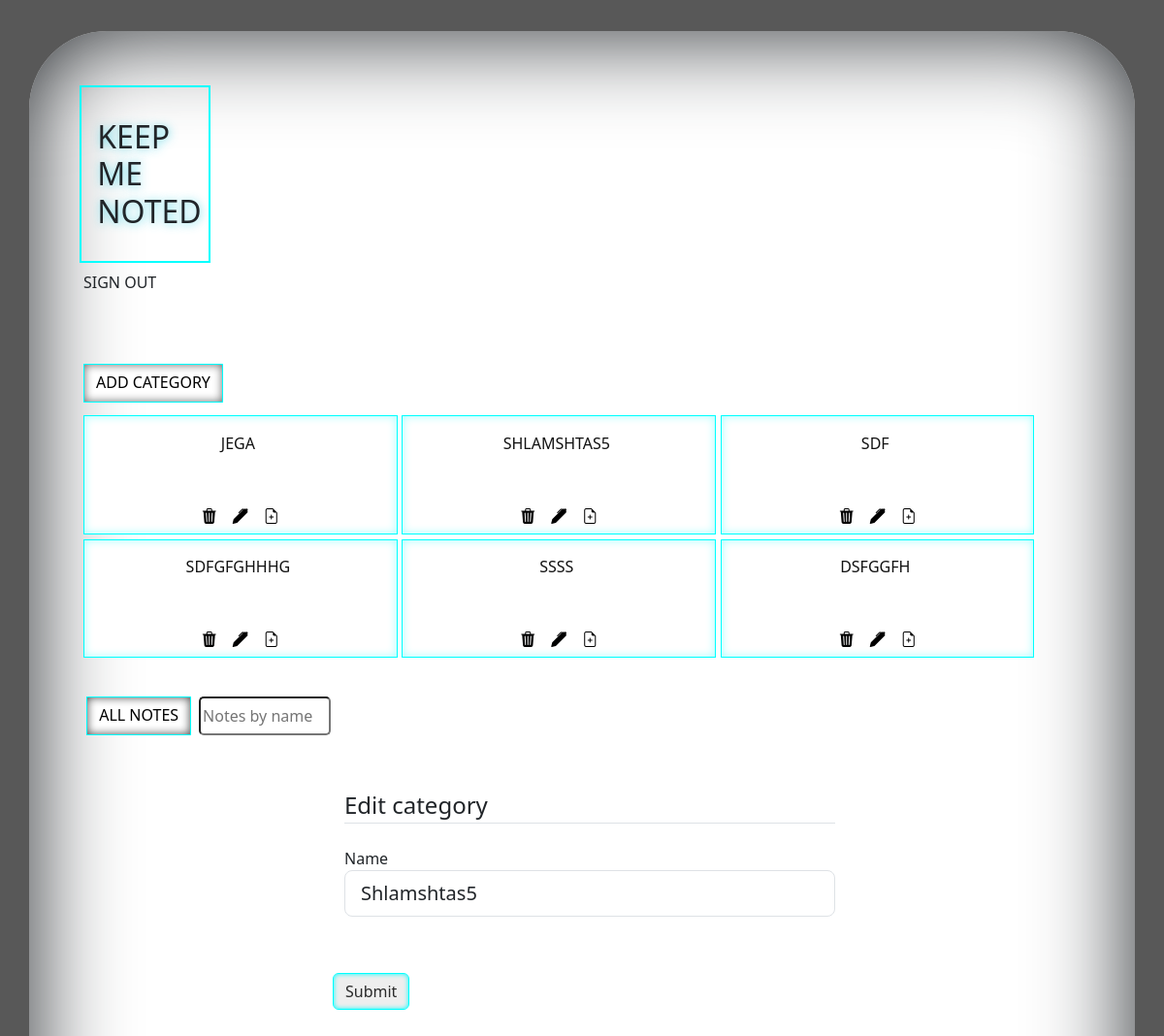
Screenshot of /edit/2 (signed in) with the database file from the repository.
### app/db_models/Category.py (models this page shows, shortened)
class Category(db.Model):
    __tablename__ = "categories"
    id = db.Column(db.Integer, primary_key=True)
    category_name = db.Column(db.String(50), nullable=False)
    notes = db.relationship("Note", backref="categories", cascade='all, delete')

### app/routes.py (the view)
@app.route('/edit/<int:id>', methods =['GET' , 'POST'])
@login_required
def edit_category(id):
    categories = Category.query.all()
    category = Category.query.get_or_404(id)
    form = AddCategoryForm()
    if form.validate_on_submit():
        category.category_name = form.name.data
        db.session.add(category)
        db.session.commit()
        print('category updated!!!!')
        return redirect(url_for('main'))
    form.name.data = category.category_name
    return render_template('edit_category.html' , form=form, categories=categories )

### app/forms.py
class AddCategoryForm(FlaskForm):
    name = StringField("Name", [DataRequired(),Length(max=50)],)
    submit = SubmitField('Submit')

class SearchForm(FlaskForm):
    searched = StringField("Searched", [DataRequired()])
    submit = SubmitField('Submit')

### app/routes.py (called while the page is built)
@login_manager.user_loader
def load_user(user_id):
    return User.query.get(user_id)

@app.context_processor
def base():
    form = SearchForm()
    return dict(form=form)

### app/templates/edit_category.html (shortened to what this page needs)
{% extends "main.html" %}
{% block content %}
            <div class="content-section; w-50 p-3; mx-auto pt-5" >
                <form method="POST" action="">
                   <fieldset id="fieldset-edit-category" class="form-group">
                       <legend class="border-bottom mb-4">Edit category</legend>
                       <div class="form-group">
                            {{ form.name.label(class="form-control-label") }}
                            {% if form.name.errors %}
                            {{ form.name(class="form-control form-control-lg is-invalid") }}
                            <div class="invalid-feedback">
                            {% for error in form.name.errors %}
                            <span>{{ error }}</span>
                            {% endfor %}
                            </div>
                            {% else %}
                            {{ form.name(class="form-control form-control-lg") }}
                            {% endif %}
                       </div>
                       <br>
                   </fieldset>
                         <br>
                   <div class="form-group" style="margin-bottom: 2rem;">
                      {{ form.submit(class="btn btn-outline-primary") }}
                   </div>
                </form>
            </div>
{% endblock content %}

### app/templates/main.html (shortened to what this page needs)
<!DOCTYPE html>
<html lang="en">
<head>
    <link href="https://cdn.jsdelivr.net/npm/bootstrap@5.3.0-alpha1/dist/css/bootstrap.min.css" rel="stylesheet"
 />
    <link rel="stylesheet" href="https://cdn.jsdelivr.net/npm/bootstrap-icons@1.10.3/font/bootstrap-icons.css">
    <link rel="stylesheet" href="{{ url_for('static' , filename = '/stylesheets/style.css')}}">
    <link rel="stylesheet" href="{{ url_for('static' , filename = '/stylesheets/media-queries.css')}}">
    <link rel="stylesheet" href="https://cdnjs.cloudflare.com/ajax/libs/normalize/8.0.1/normalize.min.css" />
</head>
<body>
  <div class="container" id="container-1" >
    <div id="brand_flash_container">
      <div id="brand-container">
          <h1 id="brand" >KEEP <br> ME <br> NOTED</h1>
          <a id="signout" href="{{ url_for('logout') }}" class="nav-link px-2 ">SIGN OUT</a>
      </div>
    </div>
  <div class = "all-cards-container"
   >
    <div id="signout-container">
      <a id="add_category" class="btn btn-primary" href="{{ url_for('add_category')}}" class="nav-link px-2 ">ADD CATEGORY</a>
    </div>
    <div  id="container-category">
        {% for category in categories %}
        <div class="btn btn-secondary"  id="buttons-category" >
        <a href="{{ url_for('notes' , id = category.id )}}" style="margin: 0.3rem  0.3rem  0rem  0rem;
                          height: 5rem; word-wrap: break-word; text-decoration: none;">
            <h6 id="category-name" style="text-transform: uppercase;" >{{category['category_name']}}</h6>
        </a>
        <div style="display: flex; justify-content: center;">
          <a  href="{{ url_for('delete' , id = category.id) }}" class="nav-link px-2 ">
            <i class="bi bi-trash3-fill"></i>
          </a>
          <a href="{{ url_for('edit_category' , id = category.id )}}" class="nav-link px-2 ">
            <i class="bi bi-pen-fill"></i>
          </a>
          <a href="{{ url_for('noting' , id = category.id )}}" class="nav-link px-2 ">
            <i class="bi bi-file-earmark-plus"></i>
          </a>
        </div>
        </div>
        {% endfor %}
      </div>
      <div style="display: flex; flex-direction: column;">
        <div class="note-filter-container" >
            <a class="btn btn-primary"  id = "all-notes-filter" href="{{ url_for('all_notes')}}">ALL NOTES</a>
               <form method="POST" class = "d-flex" action="{{url_for('search')}}">
                 <input id="serach-by-name" class="form_control me-2" type="search" placeholder="Notes by name" aria-label="Search" , name="searched">
               </form>
        </div>
        {% block content %}
        {% endblock %}
      </div>
    </div>
  </div>
</body>
</html>

### app/static/stylesheets/style.css (style rules this page uses)
body { background-color: rgb(88, 88, 88); margin: auto; }
#brand_flash_container { display: flex; justify-content: space-between; align-items: center; padding: 3rem 0rem; padding-top: 1rem; }
#brand, #flash { margin: 0.5rem 3%; }
#brand { padding: 2rem 1rem; border: 2px solid cyan; text-shadow: 1px 1px 10px rgba(73, 213, 231, 0.836); }
#signout-container { display: flex; justify-content: space-between; padding: 0.5rem; padding-right: 1rem; padding-bottom: 0; }
#signout, #add_category { height:2.5rem; }
#add_category { border-radius: 0%; border-color: cyan; background-color: rgb(255, 255, 255); color: black; box-shadow:0px 0px 10px 0px rgb(105, 105, 105) inset; }
#container-1 { background-color: rgb(255, 255, 255); padding-right: 2rem; padding-top: 2rem; padding-bottom: 10rem; padding-left: 3rem; display: flex; flex-direction: column; justify-content: center; border-radius: 5rem; box-shadow: 0 0 100px 1px inset; margin-top: 2rem; margin-bottom: 5rem; min-width: 256px; }
#container-category { display: flex; flex-wrap: wrap; justify-content: start; padding: 0.5rem; }
#buttons-category { margin: 0.3rem 0.3rem 0rem 0rem; width:31% ; border-radius: 0%; border-color: cyan; background-color: rgb(255, 255, 255); color: black; box-shadow:0px 0px 10px 0px rgba(0, 255, 255, 0.37) inset; display: flex; flex-direction: column; }
#category-name { padding: 0.5rem; color: rgb(17, 17, 17); }
.note-filter-container { display: flex; padding: 0rem 0.7rem; margin-top: 2rem; height: 2.5rem; }
#serach-by-name { width: 8.5rem; border-radius: 5px; margin-left: 0.5rem; }
#all-notes-filter { border-radius: 0%; border-color: cyan; background-color: rgb(255, 255, 255); color: black; box-shadow:0px 0px 10px 0px rgb(70, 70, 70) inset; }
#submit { background-color: rgb(238, 238, 238) ; box-shadow:0 0 5px 0 cyan inset; border: 1px solid cyan; color: rgb(42, 42, 42); }

### rows the page displays
Category: category_name "JEGA"
Category: category_name "SHLAMSHTAS5"
Category: category_name "SDF"
Category: category_name "SDFGFGHHHG"
Category: category_name "SSSS"
Category: category_name "DSFGGFH"
